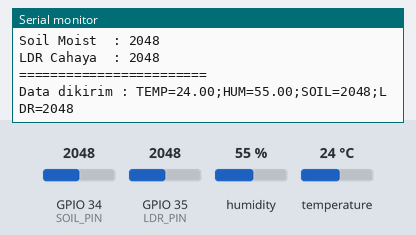
Bench run of a sketch on a simulated ESP32. On the bench: the last lines printed to the serial monitor. The inputs (shaded band) are chosen by the test bench; at power-on: humidity 55 %, GPIO 34 (SOIL_PIN) = 2048, GPIO 35 (LDR_PIN) = 2048, temperature 24 °C. No radio packets arrive unless stated.

Above: at 2.9 s.
3.0 s: humidity set to 22 %
At 4.7 s:
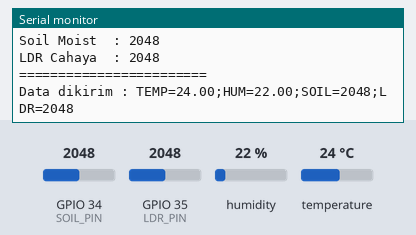
5.8 s: GPIO 34 (SOIL_PIN) set to 2866
At 6.6 s:
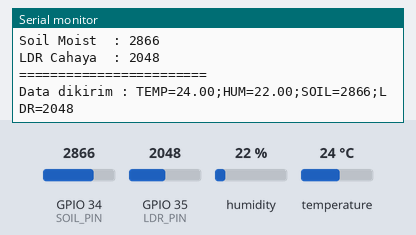
8.6 s: GPIO 35 (LDR_PIN) set to 2866
At 11.2 s:
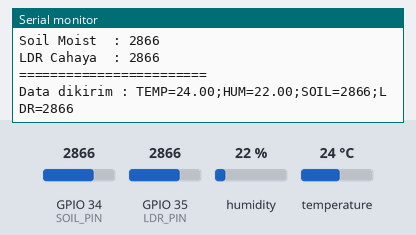
11.4 s: temperature set to 12 °C
At 13.7 s:
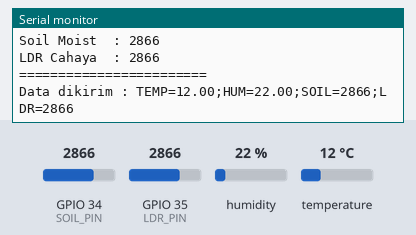
14.2 s: GPIO 34 (SOIL_PIN) set to 3972
At 15.6 s:
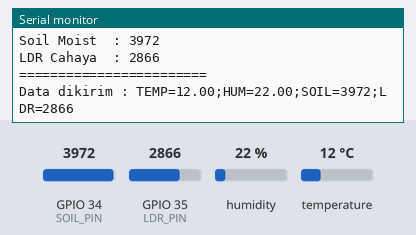
17.0 s: GPIO 35 (LDR_PIN) set to 3972
At 19.6 s:
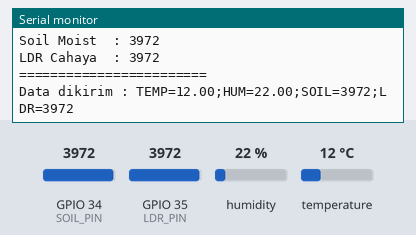
Timing chart, 0 to 20.8 s (numbered marks = the images above; inputs shaded):
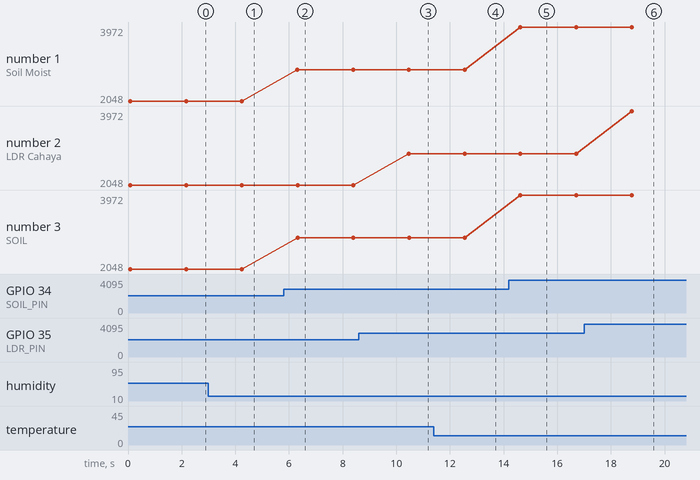

Measured:
- after the input at 3.0 s, the serial monitor: prints a new line after 1.2 s (image 1)
- after the input at 5.8 s, the serial monitor: prints a new line after 0.52 s (image 2)
- after the input at 8.6 s, the serial monitor: prints a new line after 1.9 s (image 3)
- after the input at 11.4 s, the serial monitor: prints a new line after 1.1 s (image 4)
- after the input at 14.2 s, the serial monitor: prints a new line after 0.42 s (image 5)
- after the input at 17.0 s, the serial monitor: prints a new line after 1.8 s (image 6)
- plotted number 1: 2048 → 2866 after the input at 5.8 s, 2866 → 3972 after the input at 14.2 s
- plotted number 3: 2048 → 2866 after the input at 5.8 s, 2866 → 3972 after the input at 14.2 s

The sketch:

TRANSMITTER.ino
```cpp
#include <SPI.h>
#include <LoRa.h>
#include <DHT.h>

// ============================
// KONFIGURASI PIN LORA
// ============================
#define SS   5
#define RST  14
#define DIO0 26

// ============================
// KONFIGURASI SENSOR
// ============================
#define DHTPIN 4
#define DHTTYPE DHT22

#define SOIL_PIN 34
#define LDR_PIN 35

DHT dht(DHTPIN, DHTTYPE);

// ============================
// SETUP
// ============================
void setup() {

  Serial.begin(115200);
  Serial.println("ESP32 LoRa Sensor Node");

  dht.begin();

  LoRa.setPins(SS, RST, DIO0);

  if (!LoRa.begin(915E6)) {
    Serial.println("LoRa gagal start");
    while (1);
  }

  Serial.println("LoRa siap mengirim data");
}

// ============================
// LOOP
// ============================
void loop() {

  // ======================
  // BACA SENSOR
  // ======================
  float suhu = dht.readTemperature();
  float hum  = dht.readHumidity();

  int soil = analogRead(SOIL_PIN);
  int ldr  = analogRead(LDR_PIN);

  // ======================
  // CEK SENSOR ERROR
  // ======================
  if (isnan(suhu) || isnan(hum)) {
    Serial.println("Gagal membaca DHT22");
    return;
  }

  // ======================
  // FORMAT DATA
  // ======================
  String data = "";

  data += "TEMP=" + String(suhu) + ";";
  data += "HUM=" + String(hum) + ";";
  data += "SOIL=" + String(soil) + ";";
  data += "LDR=" + String(ldr);

  // ======================
  // KIRIM DATA LORA
  // ======================
  LoRa.beginPacket();
  LoRa.print(data);
  LoRa.endPacket();

  // ======================
  // TAMPIL DI SERIAL
  // ======================
  Serial.println("===== DATA SENSOR =====");
  Serial.print("Suhu        : ");
  Serial.print(suhu);
  Serial.println(" °C");

  Serial.print("Kelembapan  : ");
  Serial.print(hum);
  Serial.println(" %");

  Serial.print("Soil Moist  : ");
  Serial.println(soil);

  Serial.print("LDR Cahaya  : ");
  Serial.println(ldr);

  Serial.println("========================");

  Serial.print("Data dikirim : ");
  Serial.println(data);

  Serial.println();

  delay(2000);
}
```
